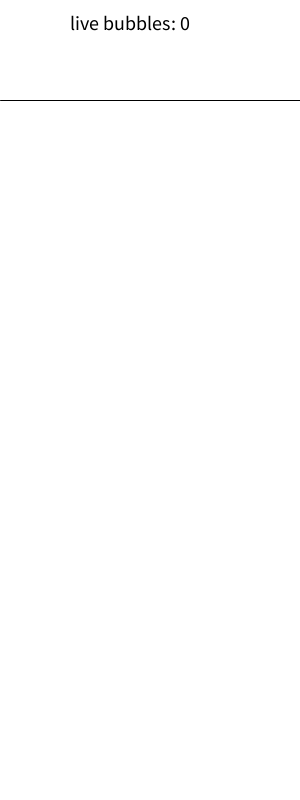
Frame 1 (no input)
Frame 60 (the mouse pressed at the canvas centre just before this capture): identical to frame 1, image omitted
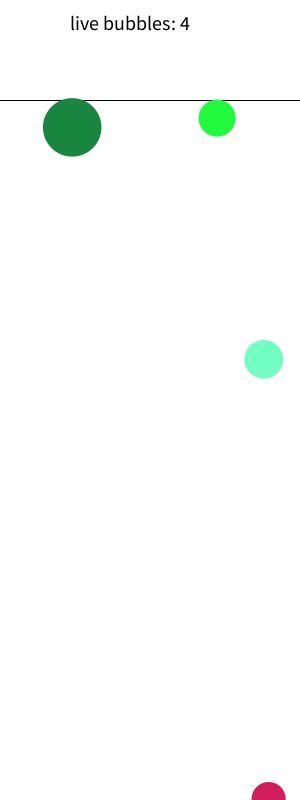
Frame 120 (the mouse held since frame 60 and released just before this capture)

The Processing sketch that drew these frames (run headless with seeded random() and noise(); from frame 60 on, the mouse is pressed at the canvas centre):

// Processing sketch: bubbles_collision_v5
// ── bubbles_collision_v5.pde
//Bubble[] bubs;
ArrayList <Bubble> bubs;
Bubble aBub;
int nob = 20;
float minSz = 30;
float maxSz = 40;
float spFact = 0.001;
float filtLoc = +100;

void setup() {
  size(300, 800);
  bubs = new ArrayList <Bubble> ();
}

void draw() {
  background(255);
  stroke(0);
  line(0, filtLoc, width, filtLoc);
  textSize(20);
  fill(0);
  text("live bubbles: " + bubs.size(), 70, 30);
  noFill();
  noStroke();
  for (int i=0; i<bubs.size(); i++) {
    bubs.get(i).move();
    bubs.get(i).show();
    bubs.get(i).mark_hits(bubs);
  }
  remove_hits();
}

void remove_hits() {
  for (int i = 0; i < bubs.size(); i++) {
    Bubble aBub = bubs.get(i);
    if (aBub.hit) {
      bubs.remove(i);
    }
  }
}

void mousePressed() {
  for (int i=0; i<nob; i++) {
    float xloc = (float) Math.random()*width;
    float yloc = (float) Math.random()*height + filtLoc;
    aBub = new Bubble(xloc, yloc);
    bubs.add(aBub);
  }
}

// ── Bubble.pde
class Bubble {
  float x, y;
  float r, g, b;
  float sz, sp;
  boolean hit;

  Bubble() {
    x = (float)Math.random()*width;
    y = height+20;
    r = (float)(Math.random()*256);
    g = (float)(Math.random()*256);
    b = (float)(Math.random()*256);
    sz = (float)(Math.random()*maxSz)+minSz;
    //sz = maxSz;
    sp = sz * sz * spFact;
    hit = false;
  }

  Bubble(float x_, float y_) {
    this();
    x = x_;
    y = y_;
  }

  void move() {
    x += (int)(Math.random()*5)-2;
    if (escaped()) {
      y = height+maxSz;
    } else if (!reached()) {
      y -= sp;
    } else if (red()) {
      y -= sp;
    } else {
      y -= 0;
    }
  }

  void show() {
    fill(r, g, b);
    ellipse(x, y, sz, sz);
  }

  boolean red() {
    boolean res;
    //res = r/2 > (g+b)/2;
    res = r>g && r>b;
    return res;
  }

  boolean reached() {
    boolean res;
    res = y <= filtLoc+sz/2;
    return res;
  }

  boolean escaped() {
    boolean res;
    res = y <= -sz/2;
    return res;
  }

  void mark_hits(ArrayList <Bubble> b_) {
    for (int i = 0; i < b_.size(); i++) {
      Bubble aBub = b_.get(i);
      if (aBub.x <= aBub.sz/2 || aBub.x >= width-aBub.sz/2) {
        aBub.hit = true;
      }
      for (int j = 0; j < b_.size(); j++) {
        Bubble sBub = b_.get(j);
        if (aBub != sBub) {
          if (dist(aBub.x, aBub.y, sBub.x, sBub.y) <= (aBub.sz/2 + sBub.sz/2)) {
            aBub.hit = true;
            sBub.hit = true;
          }
        }
      }
    }
  }
}
